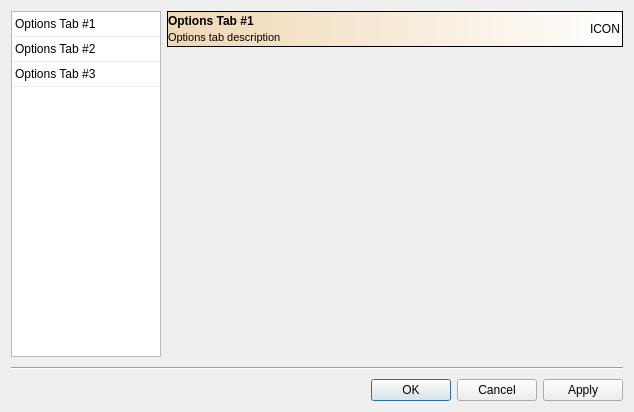
<?xml version="1.0" encoding="UTF-8"?>
<ui version="4.0">
 <class>OptionsDialog</class>
 <widget class="QDialog" name="OptionsDialog">
  <property name="geometry">
   <rect>
    <x>0</x>
    <y>0</y>
    <width>634</width>
    <height>412</height>
   </rect>
  </property>
  <property name="windowTitle">
   <string>KBang: Options</string>
  </property>
  <layout class="QVBoxLayout" name="verticalLayout_2">
   <item>
    <layout class="QHBoxLayout" name="horizontalLayout">
     <property name="spacing">
      <number>6</number>
     </property>
     <item>
      <widget class="QListWidget" name="tabList">
       <property name="sizePolicy">
        <sizepolicy hsizetype="Maximum" vsizetype="Expanding">
         <horstretch>1</horstretch>
         <verstretch>0</verstretch>
        </sizepolicy>
       </property>
       <property name="minimumSize">
        <size>
         <width>50</width>
         <height>0</height>
        </size>
       </property>
       <property name="maximumSize">
        <size>
         <width>150</width>
         <height>16777215</height>
        </size>
       </property>
       <property name="styleSheet">
        <string>QListView {
	show-decoration-selected: 1;
}

QListView::item {
	padding-top: 5px;
	padding-bottom: 5px;
	border-bottom: 1px solid #EEEEEE;
	color: black;
}

QListView::item:selected {
	background-color: rgb(239, 215, 179);
}
</string>
       </property>
       <property name="editTriggers">
        <set>QAbstractItemView::NoEditTriggers</set>
       </property>
       <item>
        <property name="text">
         <string notr="true">Options Tab #1</string>
        </property>
       </item>
       <item>
        <property name="text">
         <string notr="true">Options Tab #2</string>
        </property>
       </item>
       <item>
        <property name="text">
         <string notr="true">Options Tab #3</string>
        </property>
       </item>
      </widget>
     </item>
     <item>
      <layout class="QVBoxLayout" name="verticalLayout">
       <property name="spacing">
        <number>3</number>
       </property>
       <item>
        <widget class="QFrame" name="frame">
         <property name="minimumSize">
          <size>
           <width>0</width>
           <height>36</height>
          </size>
         </property>
         <property name="styleSheet">
          <string>QFrame#frame {
background-color: qlineargradient(spread:pad, x1:0, y1:0, x2:1, y2:0, stop:0 rgb(239, 215, 179), stop:1 rgba(255, 255, 255, 255));
}</string>
         </property>
         <property name="frameShape">
          <enum>QFrame::StyledPanel</enum>
         </property>
         <property name="frameShadow">
          <enum>QFrame::Raised</enum>
         </property>
         <layout class="QHBoxLayout" name="horizontalLayout_2">
          <property name="spacing">
           <number>0</number>
          </property>
          <property name="margin">
           <number>0</number>
          </property>
          <item>
           <layout class="QVBoxLayout" name="verticalLayout_3">
            <property name="spacing">
             <number>0</number>
            </property>
            <item>
             <widget class="QLabel" name="tabNameLabel">
              <property name="font">
               <font>
                <pointsize>9</pointsize>
                <weight>75</weight>
                <bold>true</bold>
               </font>
              </property>
              <property name="text">
               <string notr="true">Options Tab #1</string>
              </property>
              <property name="textFormat">
               <enum>Qt::PlainText</enum>
              </property>
             </widget>
            </item>
            <item>
             <widget class="QLabel" name="tabDescLabel">
              <property name="font">
               <font>
                <pointsize>8</pointsize>
               </font>
              </property>
              <property name="text">
               <string notr="true">Options tab description</string>
              </property>
              <property name="textFormat">
               <enum>Qt::PlainText</enum>
              </property>
             </widget>
            </item>
           </layout>
          </item>
          <item>
           <widget class="QLabel" name="label_3">
            <property name="minimumSize">
             <size>
              <width>32</width>
              <height>32</height>
             </size>
            </property>
            <property name="maximumSize">
             <size>
              <width>32</width>
              <height>32</height>
             </size>
            </property>
            <property name="text">
             <string notr="true">ICON</string>
            </property>
           </widget>
          </item>
         </layout>
        </widget>
       </item>
       <item>
        <widget class="QStackedWidget" name="tabs">
         <property name="sizePolicy">
          <sizepolicy hsizetype="Expanding" vsizetype="Preferred">
           <horstretch>10</horstretch>
           <verstretch>0</verstretch>
          </sizepolicy>
         </property>
         <widget class="QWidget" name="emptyPage"/>
        </widget>
       </item>
      </layout>
     </item>
    </layout>
   </item>
   <item>
    <widget class="Line" name="line">
     <property name="sizePolicy">
      <sizepolicy hsizetype="Preferred" vsizetype="Preferred">
       <horstretch>0</horstretch>
       <verstretch>0</verstretch>
      </sizepolicy>
     </property>
     <property name="minimumSize">
      <size>
       <width>0</width>
       <height>10</height>
      </size>
     </property>
     <property name="orientation">
      <enum>Qt::Horizontal</enum>
     </property>
    </widget>
   </item>
   <item>
    <widget class="QDialogButtonBox" name="buttonBox">
     <property name="orientation">
      <enum>Qt::Horizontal</enum>
     </property>
     <property name="standardButtons">
      <set>QDialogButtonBox::Apply|QDialogButtonBox::Cancel|QDialogButtonBox::Ok</set>
     </property>
    </widget>
   </item>
  </layout>
 </widget>
 <resources/>
 <connections>
  <connection>
   <sender>buttonBox</sender>
   <signal>accepted()</signal>
   <receiver>OptionsDialog</receiver>
   <slot>accept()</slot>
   <hints>
    <hint type="sourcelabel">
     <x>248</x>
     <y>254</y>
    </hint>
    <hint type="destinationlabel">
     <x>157</x>
     <y>274</y>
    </hint>
   </hints>
  </connection>
  <connection>
   <sender>buttonBox</sender>
   <signal>rejected()</signal>
   <receiver>OptionsDialog</receiver>
   <slot>reject()</slot>
   <hints>
    <hint type="sourcelabel">
     <x>316</x>
     <y>260</y>
    </hint>
    <hint type="destinationlabel">
     <x>286</x>
     <y>274</y>
    </hint>
   </hints>
  </connection>
 </connections>
</ui>
